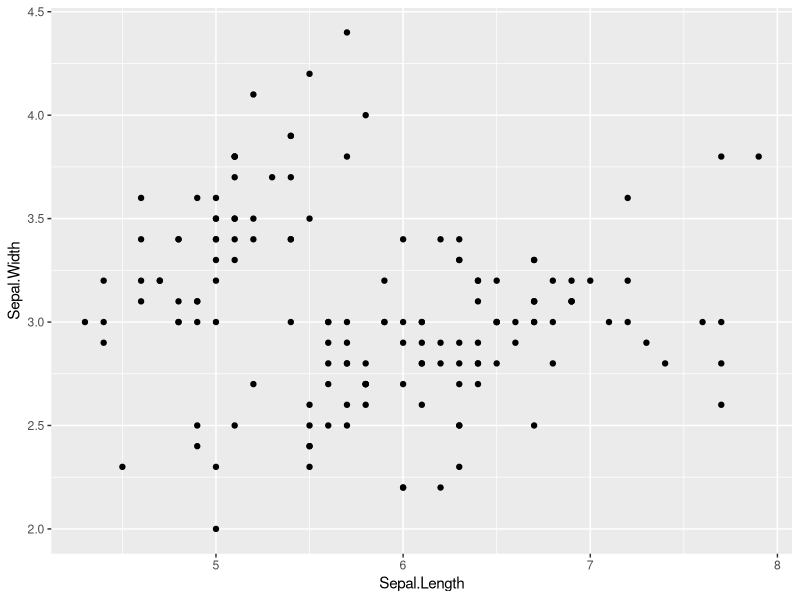
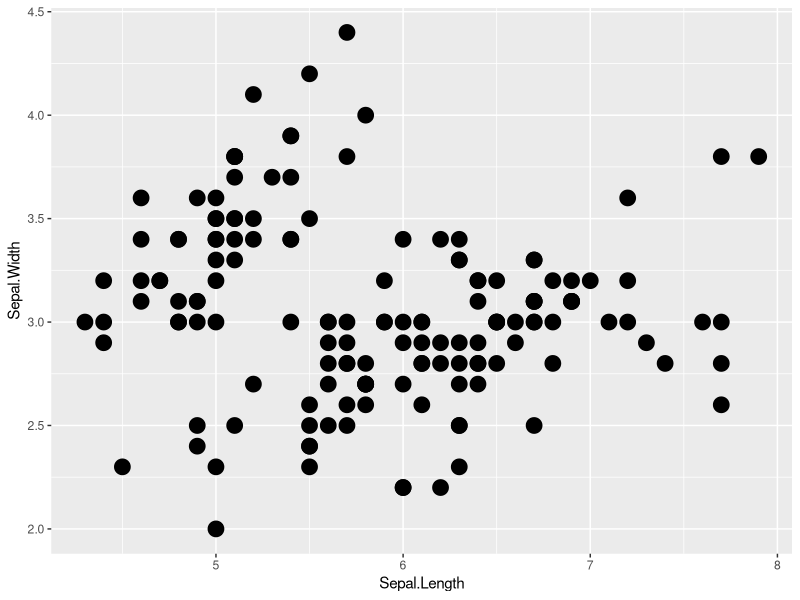
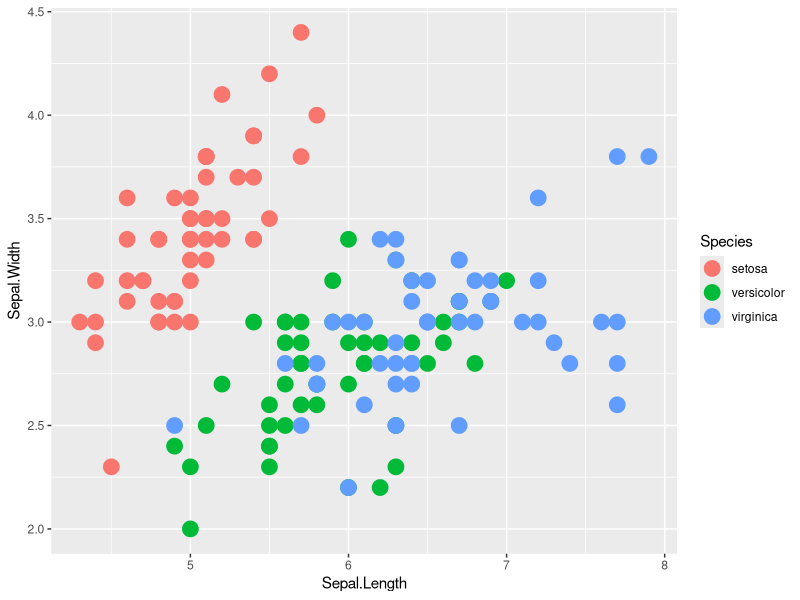
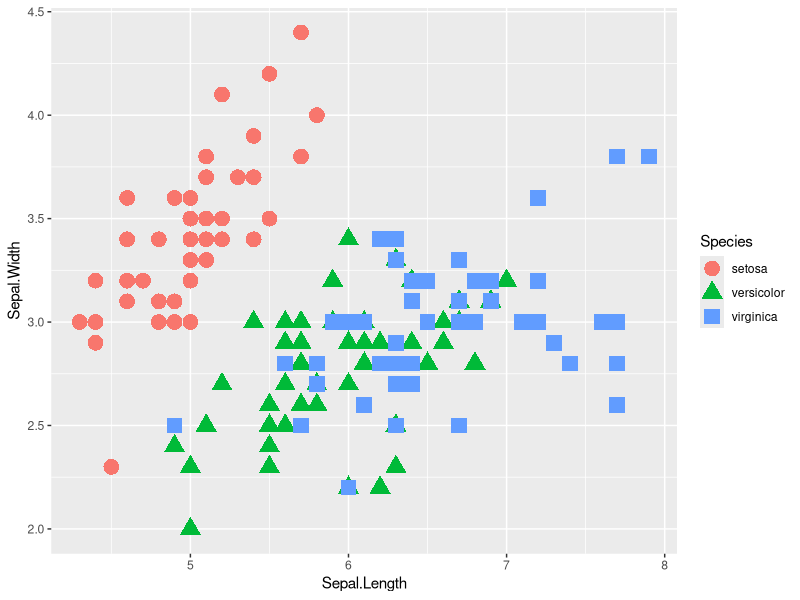
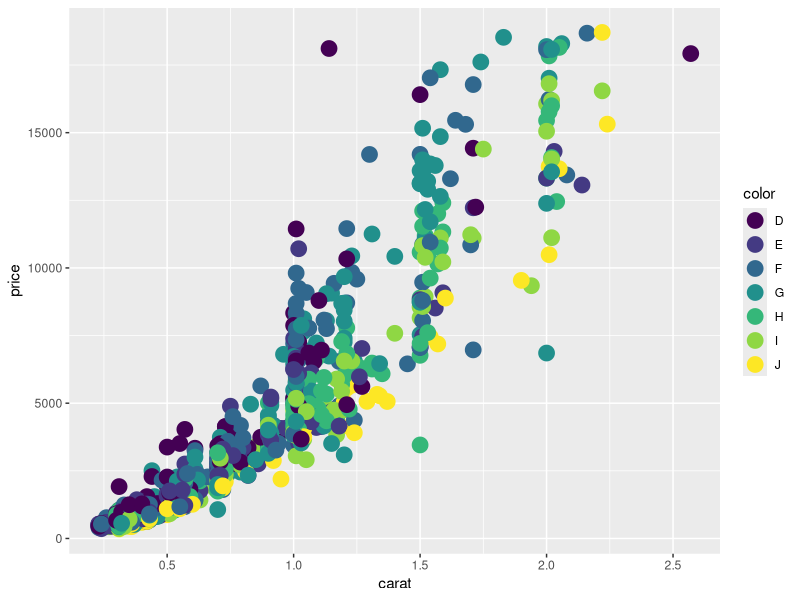
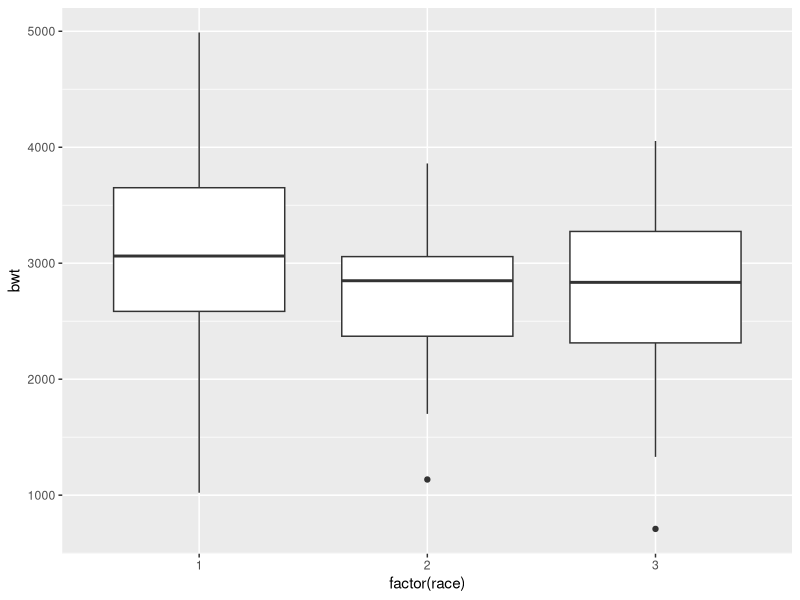

These charts were generated, in order, by the following R code:
#Learning GG plot
#Anirudh Soundararajan
#Febuary 22, 2015
install.packages("ggplot2", dependencies = TRUE)
install.packages("plyr")
install.packages("ggthemes")
install.packages("reshape2")

# every time you need to run the following command so you can use 
library ("ggplot2")
library ("plyr")
library ("reshape2")
library("ggthemes")

head(iris)
df <- melt(iris,id.vars = "Species")
# to create the ggplot and assign the data to myplot
myplot <- ggplot(data = iris, aes(x = Sepal.Length, y = Sepal.Width))
summary(myplot)

# now using geom -- geometric 

# below assigns the plot also into myplot
myplot <- ggplot(data = iris, aes(x = Sepal.Length, y = Sepal.Width)) + geom_point()

# just run the myplot and grapgh get plotted
myplot

# to assign iris into a variable to see the data
myiris <- iris

# To change the size of the plot
myplot <- ggplot(data = iris, aes(x = Sepal.Length, y = Sepal.Width)) + geom_point(size = 5)
myplot

#power of ggplot cchange color by values in 

myplot <- ggplot(data = iris, aes(x = Sepal.Length, y = Sepal.Width, color = Species)) + geom_point(size = 5)
myplot

# changing the points by shape
myplot <- ggplot(data = iris, aes(x = Sepal.Length, y = Sepal.Width, color = Species)) + 
  geom_point(aes(shape = Species),size = 5)
myplot

#======================================================================================#

#==============Assignement 1 Working on Diamond dataset================================#

# Assigning diamond data to dataset

d2 <- diamonds[sample(1:dim(diamonds)[1], 1000), ]

#Plotting the data from diamond dataset 
myplot_diamond <- ggplot(data = d2, aes(x = carat, y = price, color = color)) + 
  geom_point(size = 5)

myplot_diamond

#======================================================================================#

#Buit in Stat Examples

library(MASS)

ggplot(birthwt, aes(factor(race), bwt)) + geom_boxplot()
